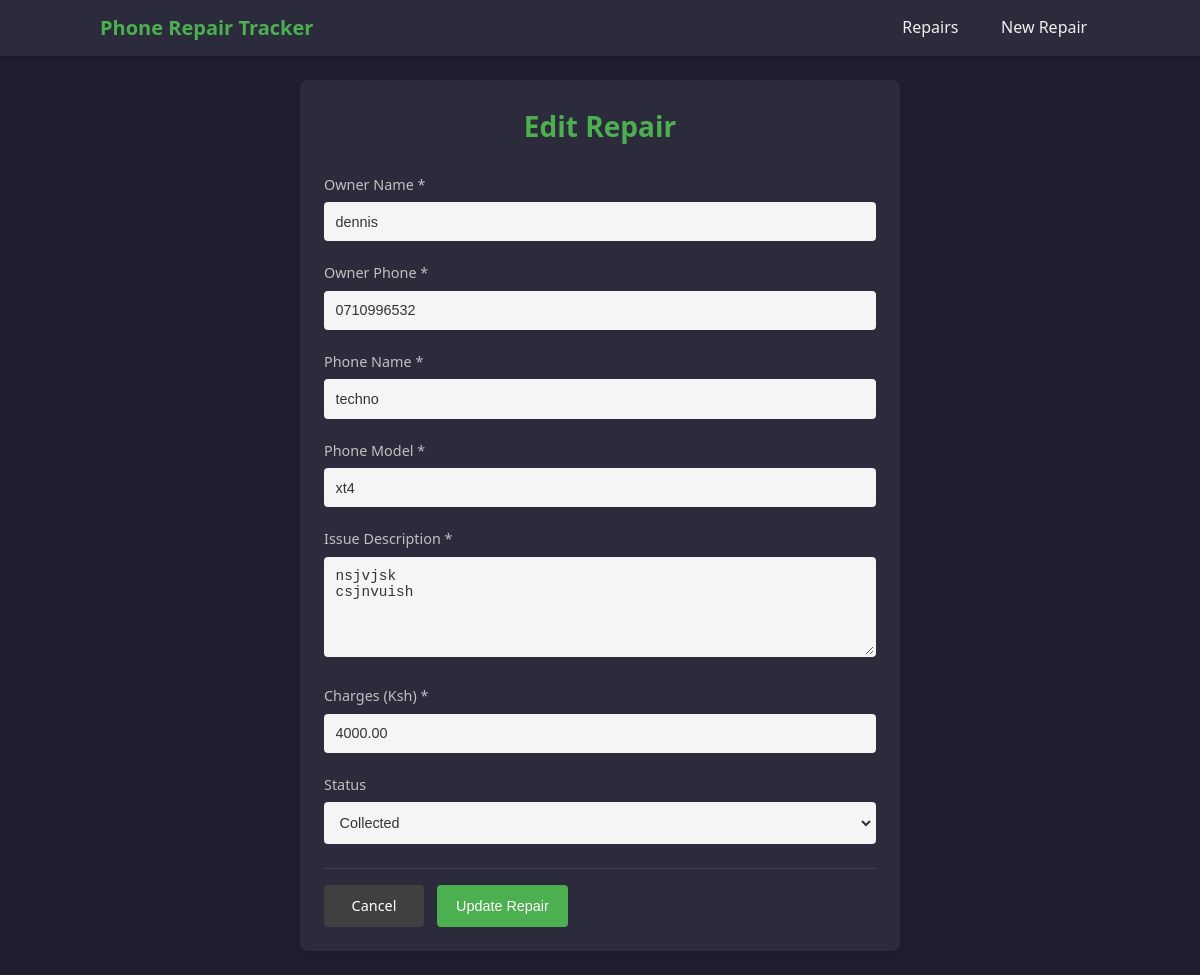
/repairs/repair/8/edit/, run on the app's committed database.
### APPS/repair_tracker/models.py (models this page shows, shortened)
class Repair(models.Model):
    STATUS_CHOICES = [
        ('IN_PROGRESS', 'In Progress'),
        ('COMPLETED', 'Completed'),
        ('COLLECTED', 'Collected'),
    ]
    owner_name = models.CharField(max_length=100)
    owner_phone = models.CharField(max_length=20)
    phone_name = models.CharField(max_length=100)
    phone_model = models.CharField(max_length=100)
    issue_description = models.TextField()
    charges = models.DecimalField(max_digits=10, decimal_places=2)
    status = models.CharField(max_length=20, choices=STATUS_CHOICES, default='IN_PROGRESS')
    created_at = models.DateTimeField(auto_now_add=True)
    updated_at = models.DateTimeField(auto_now=True)
    collected_at = models.DateTimeField(null=True, blank=True)

### APPS/repair_tracker/views.py (the view, shortened to what this page needs)
# urls.py: path('repair/<int:pk>/edit/', views.RepairUpdateView.as_view(), name='repair-update'),
class RepairUpdateView(UpdateView):
    model = Repair
    form_class = RepairForm
    template_name = 'repair_tracker/repair_form.html'
    success_url = reverse_lazy('repair_tracker:repair_list')

### APPS/repair_tracker/forms.py
class RepairForm(forms.ModelForm):
    class Meta:
        model = Repair
        fields = ['owner_name', 'owner_phone', 'phone_name', 'phone_model',
                 'issue_description', 'charges', 'status']
        widgets = {
            'issue_description': forms.Textarea(attrs={'rows': 4}),
        }

### APPS/repair_tracker/templates/repair_tracker/repair_form.html (shortened to what this page needs)
<!DOCTYPE html>
<html lang="en">
<head>
</head>
<body>
    <nav class="navbar">
        <div class="nav-content">
            <a href="{% url 'repair_tracker:repair_list' %}" class="nav-brand">Phone Repair Tracker</a>
            <div class="nav-links">
                <a href="{% url 'repair_tracker:repair_list' %}">Repairs</a>
                <a href="{% url 'repair_tracker:repair-create' %}">New Repair</a>
            </div>
        </div>
    </nav>
    <div class="container">
        <h1 class="form-title">{% if form.instance.pk %}Edit Repair{% else %}New Repair{% endif %}</h1>
        <form method="post" id="repairForm" novalidate>
            <div class="form-group">
                <label for="{{ form.owner_name.id_for_label }}">Owner Name *</label>
                {{ form.owner_name }}
            </div>
            <div class="form-group">
                <label for="{{ form.owner_phone.id_for_label }}">Owner Phone *</label>
                {{ form.owner_phone }}
            </div>
            <div class="form-group">
                <label for="{{ form.phone_name.id_for_label }}">Phone Name *</label>
                {{ form.phone_name }}
            </div>
            <div class="form-group">
                <label for="{{ form.phone_model.id_for_label }}">Phone Model *</label>
                {{ form.phone_model }}
            </div>
            <div class="form-group">
                <label for="{{ form.issue_description.id_for_label }}">Issue Description *</label>
                {{ form.issue_description }}
            </div>
            <div class="form-group">
                <label for="{{ form.charges.id_for_label }}">Charges (Ksh) *</label>
                {{ form.charges }}
            </div>
            <div class="form-group">
                <label for="{{ form.status.id_for_label }}">Status</label>
                {{ form.status }}
            </div>
            <div class="form-actions">
                <a href="{% url 'repair_tracker:repair_list' %}" class="btn btn-secondary">Cancel</a>
                <button type="submit" class="btn btn-primary">
                    {% if form.instance.pk %}Update{% else %}Create{% endif %} Repair
                </button>
            </div>
        </form>
    </div>
</body>
</html>

### APPS/repair_tracker/templates/repair_tracker/repair_form.html (style rules this page uses)
:root { --bg-dark: #1e1e2e; --bg-card: #2b2b3b; --text-primary: #f0f0f0; --text-secondary: #c0c0c0; --accent: #4CAF50; --accent-hover: #45a049; --input-bg: #f5f5f5; --input-text: #333333; --error: #ff4444; --success: #00C851; }
* { margin: 0; padding: 0; box-sizing: border-box; }
body { font-family: 'Segoe UI', Tahoma, Geneva, Verdana, sans-serif; background-color: var(--bg-dark); color: var(--text-primary); line-height: 1.6; min-height: 100vh; }
.navbar { background-color: var(--bg-card); padding: 0.75rem; box-shadow: 0 2px 4px rgba(0,0,0,0.2); position: sticky; top: 0; z-index: 100; }
.nav-content { max-width: 1000px; margin: 0 auto; display: flex; justify-content: space-between; align-items: center; }
.nav-brand { font-size: 1.25rem; font-weight: bold; color: var(--accent); text-decoration: none; transition: opacity 0.3s; }
.nav-links a { color: var(--text-primary); text-decoration: none; padding: 0.4rem 0.8rem; margin-left: 0.8rem; border-radius: 4px; transition: all 0.3s ease; }
.container { max-width: 600px; margin: 1.5rem auto; padding: 1.5rem; background-color: var(--bg-card); border-radius: 8px; box-shadow: 0 4px 6px rgba(0,0,0,0.1); }
.form-title { color: var(--accent); margin-bottom: 1.5rem; text-align: center; font-size: 1.75rem; font-weight: 600; }
.form-group { margin-bottom: 1.25rem; position: relative; }
label { display: block; margin-bottom: 0.4rem; color: var(--text-secondary); transition: color 0.3s; font-weight: 500; font-size: 0.9rem; }
input[type="text"], input[type="number"], textarea, select { width: 100%; padding: 0.6rem; border: 2px solid transparent; border-radius: 4px; background-color: var(--input-bg); color: var(--input-text); font-size: 0.9rem; transition: all 0.3s ease; }
textarea { resize: vertical; min-height: 100px; }
.btn { padding: 0.6rem 1.2rem; border: none; border-radius: 4px; cursor: pointer; font-weight: 500; transition: all 0.3s ease; font-size: 0.9rem; display: inline-flex; align-items: center; justify-content: center; min-width: 100px; }
.btn-primary { background-color: var(--accent); color: white; }
.btn-secondary { background-color: #404040; color: white; text-decoration: none; margin-right: 0.8rem; }
.form-actions { display: flex; justify-content: flex-start; margin-top: 1.5rem; padding-top: 1rem; border-top: 1px solid rgba(255, 255, 255, 0.1); }

### data on the page
Repair: owner_name "dennis", owner_phone "0710996532", phone_name "techno", phone_model "xt4", issue_description "nsjvjsk csjnvuish", charges "4000.00", status "Collected"
